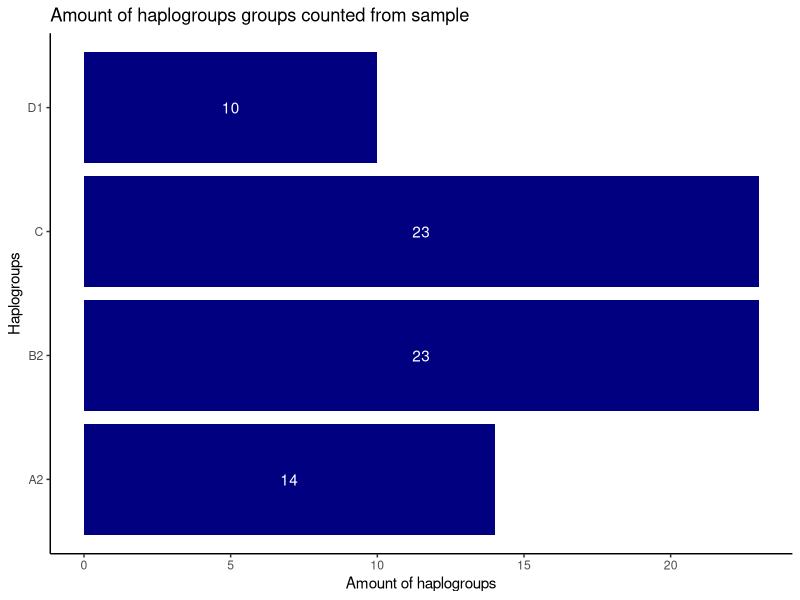
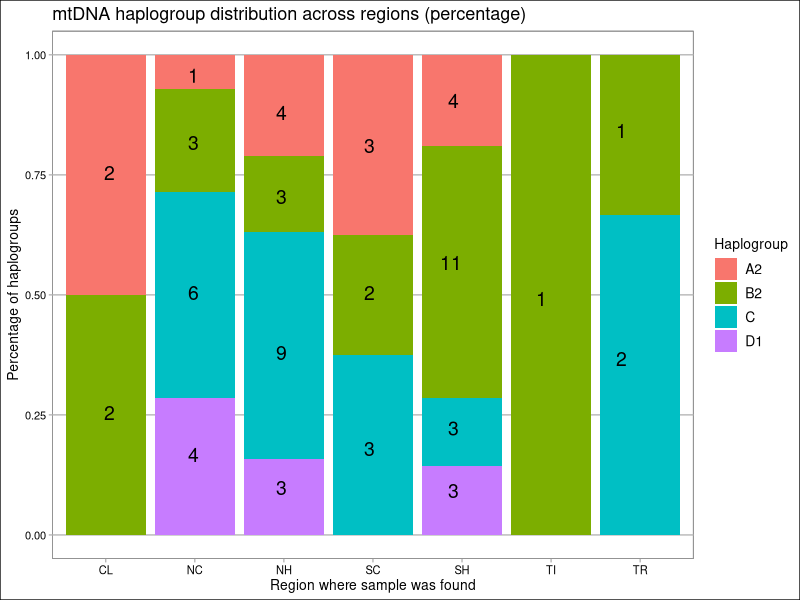
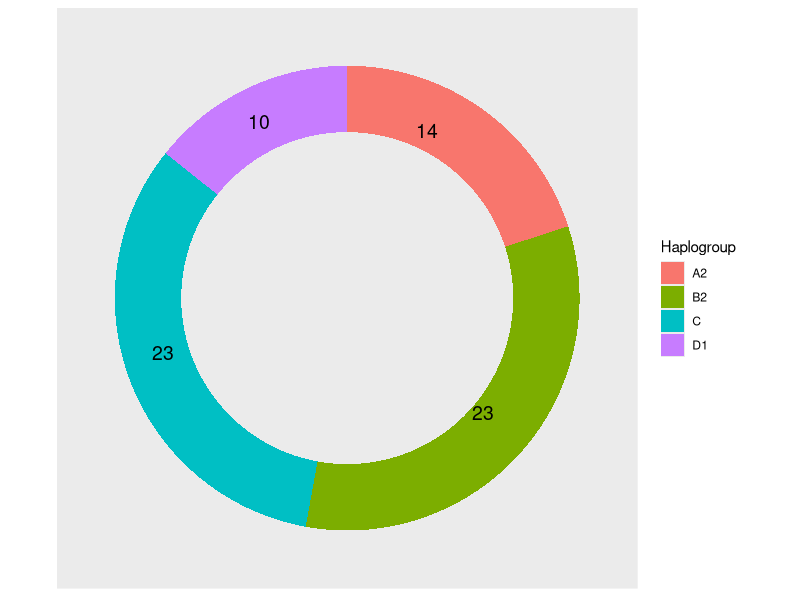

Recreate these plots in R, in order.
## ---- chunk 1
knitr::opts_chunk$set(echo = TRUE,
                      message= FALSE,
                       warning =FALSE,
                       fig.path= "../output/")
## ---- chunk 2
library(tidyverse)
library(here)
library(ggthemes)
library(dplyr)
library(tidytext)
library(ggplot2)
library(cowplot)
## ---- chunk 3
mtDNA <- read_csv(here("data", "filtered_haploid.csv"))%>%
  mutate(new = str_sub(`Haplogroup(trim)`,start=1, end= 2))%>% #filtering row names for haplogroup for trim
  mutate(region= str_sub(SampleID, start = 5, end= 6)) # filter sample ID name to get region
## ---- chunk 4
data_dictionary <- read_csv(here("data", "data_dictionary.csv"))

glimpse(data_dictionary)
## ---- chunk 5
#filtered data
new_mtDNA <- read_csv(here("data", "filtered_haploid.csv"))%>%
  mutate(new = str_sub(`Haplogroup(trim)`,start=1, end= 2))%>% #filtering row names for haplogroup for trim
  mutate(region= str_sub(SampleID, start = 5, end= 6))%>% # filter sample ID name to get region
  group_by(new)

#script for second plot 
new_mtDNA%>%
  ggplot(aes(y= new))+
  geom_bar(fill= "navy blue")+
  geom_text(stat = "count", aes(label = ..count..),color = "white", position = position_stack(vjust = 0.5))+## this line isnt working
  theme_classic()+
  labs(x= "Amount of haplogroups",
       y= "Haplogroups",
       title= "Amount of haplogroups groups counted from sample")
## ---- chunk 6
#data for plot 1
maybe_mtDNA <- mtDNA%>% ##test for stacking plot
  group_by(region)%>%
  count(new)
  
# plot script
distribution <- 
maybe_mtDNA %>%
  ggplot(aes( y=n, x=region, fill=new)) +
  geom_bar(position="fill", stat="identity")+
  theme_calc(base_size = 10 ,base_family = "sans")+
  labs(x= "Region where sample was found",
       y= "Percentage of haplogroups",
       title = "mtDNA haplogroup distribution across regions (percentage)") +
  scale_fill_discrete(name = "Haplogroup") 

ggdraw(distribution)+
  draw_label("2", x = 0.13, y = 0.7, hjust = 0, vjust = 0,
           fontfamily = "", fontface = "plain", color = "black", size = 14,
           colour = "black")+ #label for number of samples in CL for A2 haplogroups
    draw_label("2", x = 0.13, y = 0.3, hjust = 0, vjust = 0,
           fontfamily = "", fontface = "plain", color = "black", size = 14,
           colour = "black")+ #label for number of samples in CL for B2 haplogroups
    draw_label("1", x = 0.235, y = 0.862, hjust = 0, vjust = 0,
           fontfamily = "", fontface = "plain", color = "black", size = 14,
           colour = "black")+ #label for number of samples in NC for A2 haplogroups
  draw_label("3", x = 0.235, y = 0.75, hjust = 0, vjust = 0,
           fontfamily = "", fontface = "plain", color = "black", size = 14,
           colour = "black")+ #label for number of samples in NC for B2 haplogroups
  draw_label("6", x = 0.235, y = 0.5, hjust = 0, vjust = 0,
           fontfamily = "", fontface = "plain", color = "black", size = 14,
           colour = "black")+ #label for number of samples in NC for C haplogroups
  draw_label("4", x = 0.235, y = 0.23, hjust = 0, vjust = 0,
           fontfamily = "", fontface = "plain", color = "black", size = 14,
           colour = "black")+ #label for number of samples in NC for D1 haplogroups
  draw_label("4", x = 0.345, y = 0.8, hjust = 0, vjust = 0,
           fontfamily = "", fontface = "plain", color = "black", size = 14,
           colour = "black")+ #label for number of samples in NH for A2 haplogroups
   draw_label("3", x = 0.345, y = 0.66, hjust = 0, vjust = 0,
           fontfamily = "", fontface = "plain", color = "black", size = 14,
           colour = "black")+ #label for number of samples in NH for B2 haplogroups
   draw_label("9", x = 0.345, y = 0.4, hjust = 0, vjust = 0,
           fontfamily = "", fontface = "plain", color = "black", size = 14,
           colour = "black")+ #label for number of samples in NH for C haplogroups
   draw_label("3", x = 0.345, y = 0.175, hjust = 0, vjust = 0,
           fontfamily = "", fontface = "plain", color = "black", size = 14,
           colour = "black")+ #label for number of samples in NH for D1 haplogroups
   draw_label("3", x = 0.455, y = 0.745, hjust = 0, vjust = 0,
           fontfamily = "", fontface = "plain", color = "black", size = 14,
           colour = "black")+ #label for number of samples in SC for A2 haplogroups
  draw_label("2", x = 0.455, y = 0.5, hjust = 0, vjust = 0,
           fontfamily = "", fontface = "plain", color = "black", size = 14,
           colour = "black")+ #label for number of samples in SC for B2 haplogroups
  draw_label("3", x = 0.455, y = 0.24, hjust = 0, vjust = 0,
           fontfamily = "", fontface = "plain", color = "black", size = 14,
           colour = "black")+ #label for number of samples in SC for C haplogroups
  draw_label("4", x = 0.56, y = 0.82, hjust = 0, vjust = 0,
           fontfamily = "", fontface = "plain", color = "black", size = 14,
           colour = "black")+ #label for number of samples in SH for A2 haplogroups
  draw_label("11", x = 0.55, y = 0.55, hjust = 0, vjust = 0,
           fontfamily = "", fontface = "plain", color = "black", size = 14,
           colour = "black")+ #label for number of samples in SH for B2 haplogroups
  draw_label("3", x = 0.56, y = 0.274, hjust = 0, vjust = 0,
           fontfamily = "", fontface = "plain", color = "black", size = 14,
           colour = "black")+ #label for number of samples in SH for C haplogroups
  draw_label("3", x = 0.56, y = 0.17, hjust = 0, vjust = 0,
           fontfamily = "", fontface = "plain", color = "black", size = 14,
           colour = "black")+ #label for number of samples in SH for D1 haplogroups
  draw_label("1", x = 0.67, y = 0.49, hjust = 0, vjust = 0,
           fontfamily = "", fontface = "plain", color = "black", size = 14,
           colour = "black")+ #label for number of samples in TI for A2 haplogroups
  draw_label("1", x = 0.77, y = 0.77, hjust = 0, vjust = 0,
           fontfamily = "", fontface = "plain", color = "black", size = 14,
           colour = "black")+ #label for number of samples in TR for B2 haplogroups
  draw_label("2", x = 0.77, y = 0.39, hjust = 0, vjust = 0,
           fontfamily = "", fontface = "plain", color = "black", size = 14,
           colour = "black") #label for number of samples in TR for C haplogroups

## ---- chunk 7
### testing third plot, I HATE THIS!!!!!!!!!!!!!!
testing_mtDNAnew <- read_csv(here("data", "filtered_haploid.csv"))%>%
  mutate(new = str_sub(`Haplogroup(trim)`,start=1, end= 2))%>% #filtering row names for haplogroup for trim
  mutate(region= str_sub(SampleID, start = 5, end= 6))%>% # filter sample ID name to get region
  group_by(new)

test_mtDNA <- data.frame(region= c("A2", "B2", "C", "D1"),
  amount= c(14,23,23,10)
  )

test_mtDNA$fraction = test_mtDNA$amount / sum(test_mtDNA$amount)# Compute percentages

test_mtDNA$ymax = cumsum(test_mtDNA$fraction) # Compute the cumulative percentages (top of each rectangle)

test_mtDNA$ymin = c(0, head(test_mtDNA$ymax, n=-1)) # Compute the bottom of each rectangle

# Make the plot

donut <- 
ggplot(test_mtDNA, aes(ymax=ymax, ymin=ymin, xmax=4, xmin=2, fill=region)) + #the fill=category makes my code stop
  geom_rect() +
  coord_polar(theta="y") + # Try to remove that to understand how the chart is built initially
  xlim(c(-3, 4))+ # Try to remove that to see how to make a pie chart
  theme(axis.text.x= element_blank(),
        axis.text.y= element_blank(),
        axis.line.x= element_blank(), 
        axis.line.y= element_blank(),
        axis.ticks.y = element_blank(),
        panel.border = element_blank(),
        panel.grid.major = element_blank(),
        panel.grid.minor = element_blank())+
  scale_fill_discrete(name = "Haplogroup") 

ggdraw(donut) + #uses plot to layer on top
draw_label("23", x = 0.59, y = 0.3, hjust = 0, vjust = 0,
           fontfamily = "", fontface = "plain", color = "black", size = 14,
           colour = "black")+
  draw_label("14", x = 0.52, y = 0.77, hjust = 0, vjust = 0,
             fontfamily = "", fontface = "plain", color = "black", size = 14,
             colour = "black")+
  draw_label("23", x = 0.19, y = 0.4, hjust = 0, vjust = 0,
             fontfamily = "", fontface = "plain", color = "black", size = 14,
             colour = "black")+
  draw_label("10", x = 0.31, y = 0.785, hjust = 0, vjust = 0,
             fontfamily = "", fontface = "plain", color = "black", size = 14,
             colour = "black")
